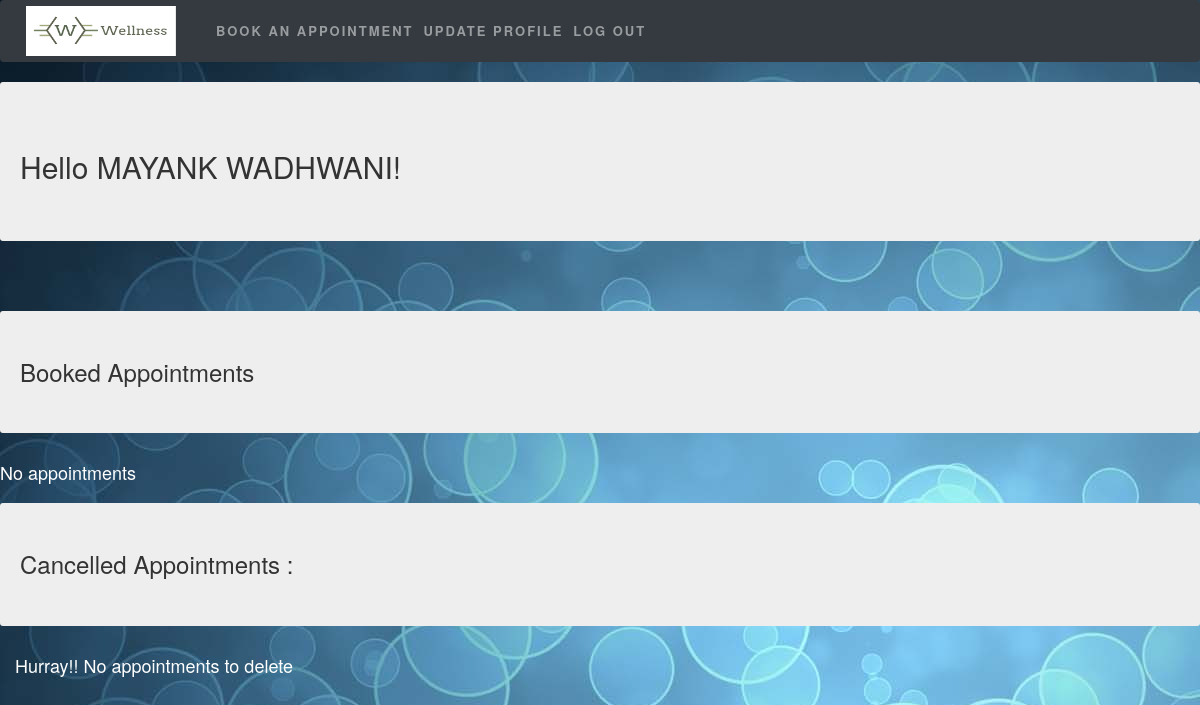
Page /user/dashboard (signed in) on the earlier database version.
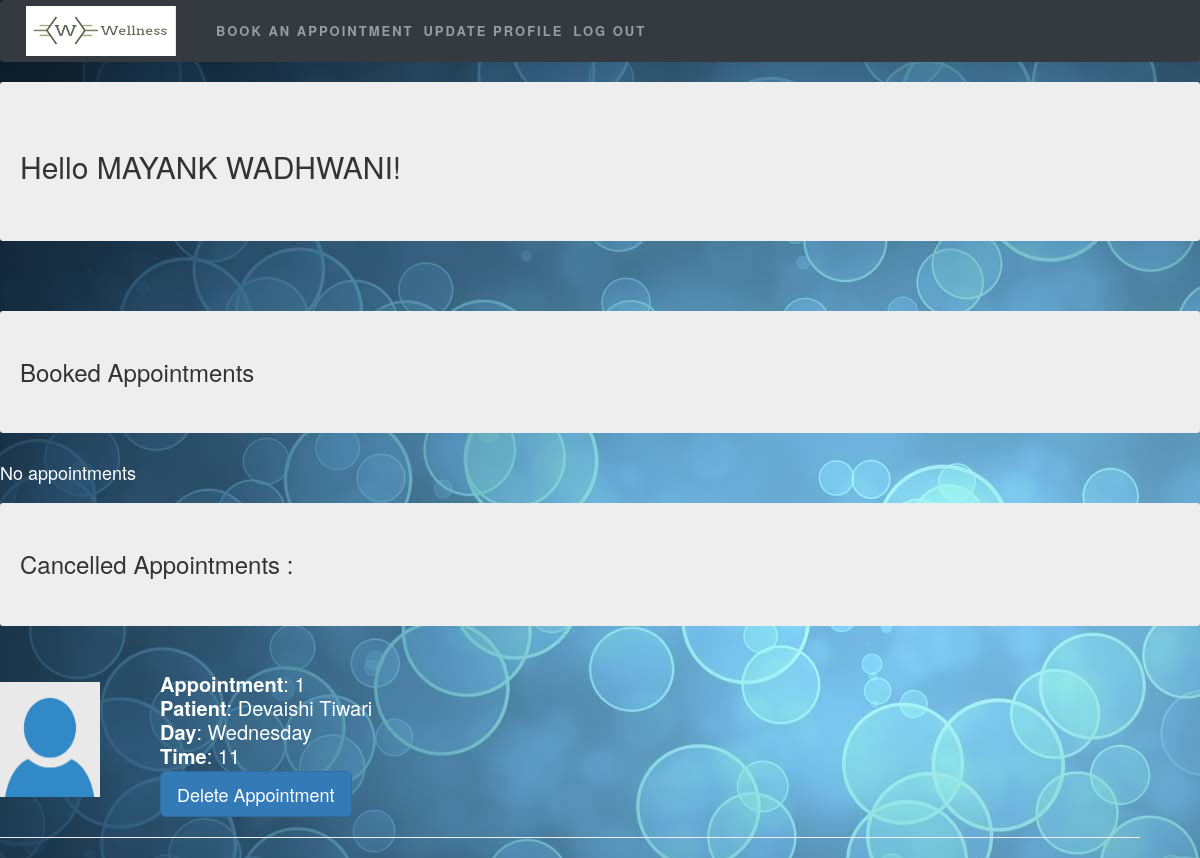
Same page on the later database version.
### appointments/models.py (models this page shows, shortened)
class Appointment(models.Model):
    doctor = models.ForeignKey(Doctor , on_delete=models.CASCADE , null=True)
    patient = models.ForeignKey(Patient , on_delete=models.CASCADE , null=True)
    day = models.CharField(max_length = 100 ,choices = days , default='monday')
    time = models.IntegerField( blank = False)
    cancelled = models.BooleanField( default = False)

class Doctor(models.Model):
    user = models.OneToOneField(CustomUser, on_delete=models.CASCADE, null=True)
    name = models.CharField(max_length = 200 , blank = False)
    age = models.IntegerField(default = 18)
    profile_pic = models.ImageField(upload_to='doctor/', default = 'dp.png')
    sex = models.CharField(max_length = 100 , choices = sex )
    specialization = models.CharField(max_length=100, blank = True)
    qualifications = models.CharField(max_length=100 , blank = True)
    yearsOfExperience = models.IntegerField(default = 0)
    contact_no  = models.IntegerField()
    email_id = models.CharField(max_length=50)

### appointments/views.py (the view, shortened to what this page needs)
# urls.py: path('dashboard', views.dashboard , name='dashboard'),
@login_required
def dashboard(request):
    if request.user.person=='patient':
        patient = models.Patient.objects.filter(user=request.user)
        if not patient :
            form = forms.UpdatePatientDetail()
            if request.method=='POST' :
                form = forms.UpdatePatientDetail(request.POST)
                if form.is_valid():
                    detail = form.save(commit=False)
                    detail.user = request.user
                    detail.save()
                return redirect('appointments:dashboard')
            else :
                return render(request,'appointments/UpdatePatientDetail.html', {'form':form , 'patient':request.user.username} )
        else:
            patient = models.Patient.objects.get(user=request.user)
            apps = models.Appointment.objects.filter(patient=patient)
            apps_new = apps.filter(cancelled=False)
            cancelled = apps.filter(cancelled=True)
            return render(request,'appointments/PatientDashboard.html',{'user':request.user , 'patient':patient, 'apps':apps_new , 'cancelled':cancelled })

### appointments/templates/appointments/PatientDashboard.html (shortened to what this page needs)
{% extends "base_generic.html" %}
{% load static %}
{% block css %}
<link rel="stylesheet" href="https://maxcdn.bootstrapcdn.com/bootstrap/3.3.7/css/bootstrap.min.css">
<link href="{% static 'appointments/css/dashboard.css' %}" rel="stylesheet" type="text/css" />
{% endblock %}
{% block content %}
<nav class="navbar navbar-expand-sm bg-dark navbar-dark">
  <a class="navbar-brand" href="#" style="padding-top:0px;">
    <img src="{% static 'images/nll.jpg' %}" width="150" height="50" alt="Wellness">
  </a>
  <ul class="navbar-nav">
    <li class="nav-item">
      <a class="nav-link" href="{% url 'appointments:BookAppointment' %}">Book an appointment</a>
    </li>
    <li class="nav-item">
      <a class="nav-link" href="{% url 'appointments:UpdateProfile' patient.id %}">Update Profile</a>
    </li>
    <li class="nav-item" style="float:right;">
      <a class="nav-link" href="{% url 'account_logout' %}">Log Out</a>
    </li>
  </ul>
</nav>
  <div class="jumbotron">
    <h2>Hello {{ patient.name }}!</h1>
  </div>
  <br>
  <h3 class="jumbotron">Booked Appointments</h1>
    {% if apps %}
    <ol class="display-4">
      <li>
        {% for app in apps %}
            <div class="left-pad">
                <img class="img" src="/media/{{app.doctor.profile_pic}}" height=130px width=150px>
                <div class="data"><b>Appointment</b>: {{forloop.counter}}</div>
                <div class="data"><b>Doctor</b>: {{ app.doctor.name }}</div>
                <div class="data"><b>Day</b>: {{ app.day }}</div>
                <div class="data"><b>Time</b>: {{ app.time }}</div>
                <!-- <form action="#">
                    <input type="submit" value="Cancel Appointment">
                </form> -->
                <a href="{% url 'appointments:cancelAppointment' app.id %}"><button type="button" class="btn btn-primary btn-lg">Cancel Appointment</button></a>
                <hr align="left" width=95%>
            </div>
        {% endfor %}
      </li>
    </ol>
    {% else %}
    <h4 style="color : white">No appointments</h1>
    {% endif %}
  <h3 class="jumbotron">Cancelled Appointments : </h1>
  {% if cancelled %}
  <ol class="display-4">
    <li>
      {% for app in cancelled %}
      <div class="left-pad">
          <img class="img" src="/media/{{app.doctor.profile_pic}}" height=130px width=150px>
          <div class="data"><b>Appointment</b>: {{forloop.counter}}</div>
          <div class="data"><b>Patient</b>: {{ app.doctor.name }}</div>
          <div class="data"><b>Day</b>: {{ app.day }}</div>
          <div class="data"><b>Time</b>: {{ app.time }}</div>
          <a href="{% url 'appointments:deleteAppointment' app.id %}"><button type="button" class="btn btn-primary btn-lg">Delete Appointment</button></a>
          <hr align="left" width=95%>
      </div>
      {% endfor %}
    </li>
  </ol>
  {% else %}
  <h4 class="ml-4" style="color : white">Hurray!! No appointments to delete</h1>
  {% endif %}
{% endblock %}

Differences in the rows shown:
added Appointment: doctor.profile_pic (picture), doctor.name "Devaishi Tiwari", day "Wednesday", time "11"
Other differences:
text no longer shown: "Hurray!! No appointments to delete"
